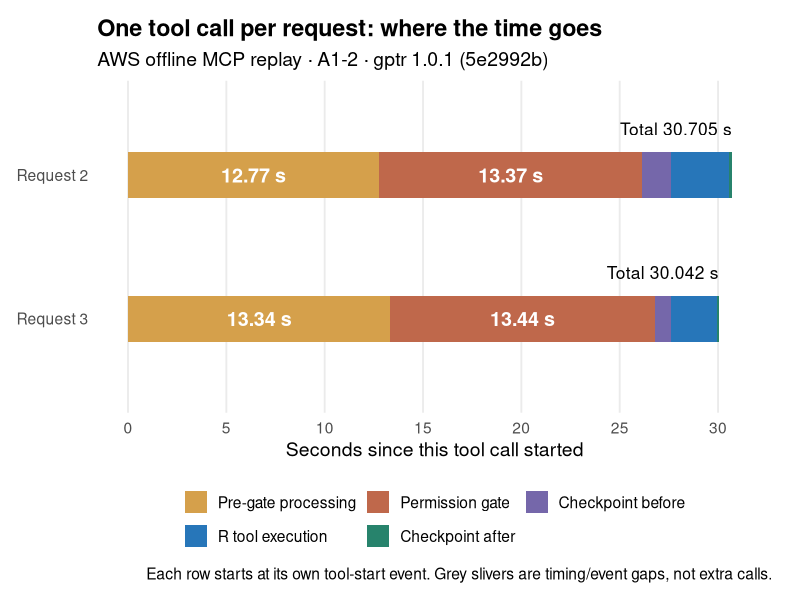
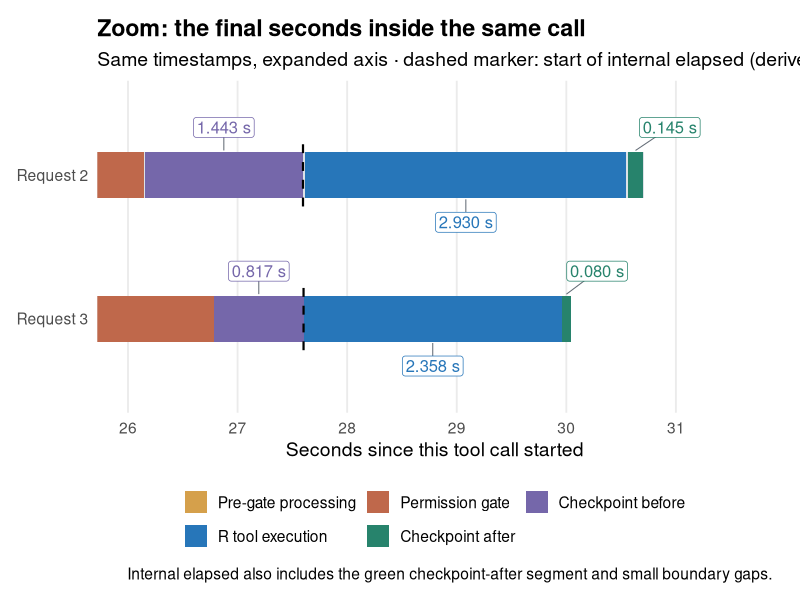

Generate these figures, in order, with R:
library(ggplot2)
a = commandArgs(TRUE)
setwd(a[1])
d = read.csv("micro-phases.csv")
calls = read.csv("micro-calls.csv")
d$y = 4 - d$request
calls$y = 4 - calls$request
colors = c("Pre-gate processing" = "#D5A04B", "Permission gate" = "#BF684B",
 "Checkpoint before" = "#7567AA", "R tool execution" = "#2776B9", "Checkpoint after" = "#27836C")
d$phase = factor(d$phase, levels = names(colors))
d$label = sprintf("%.3f s", d$duration_s)
base = ggplot() +
 geom_rect(data = calls, aes(xmin = 0, xmax = outer_s, ymin = y - .16, ymax = y + .16), fill = "#DDE2E7") +
 geom_rect(data = d, aes(xmin = start_s, xmax = end_s, ymin = y - .16, ymax = y + .16, fill = phase)) +
 scale_fill_manual(values = colors, drop = FALSE) +
 scale_y_continuous(breaks = c(2,1), labels = c("Request 2", "Request 3"), limits = c(.45,2.55)) +
 labs(x = "Seconds since this tool call started", y = NULL, fill = NULL) +
 theme_minimal(base_size = 14) +
 theme(panel.grid.major.y = element_blank(), panel.grid.minor = element_blank(),
  legend.position = "bottom", plot.title = element_text(face = "bold"),
  plot.margin = margin(14,20,12,12)) +
 guides(fill = guide_legend(nrow = 2, byrow = TRUE))
major = subset(d, phase %in% c("Pre-gate processing", "Permission gate"))
overview = base +
 geom_text(data = major, aes(x = (start_s+end_s)/2, y = y, label = sprintf("%.2f s",duration_s)), color = "#FFFFFF", size = 5, fontface = "bold") +
 geom_text(data = calls, aes(x = outer_s, y = y+.32, label = sprintf("Total %.3f s",outer_s)), hjust = 1, size = 4.4) +
 scale_x_continuous(breaks = seq(0,30,5)) + coord_cartesian(xlim = c(0,31.2)) +
 labs(title = "One tool call per request: where the time goes",
 subtitle = "AWS offline MCP replay · A1-2 · gptr 1.0.1 (5e2992b)",
 caption = "Each row starts at its own tool-start event. Grey slivers are timing/event gaps, not extra calls.")
small = subset(d, phase %in% c("Checkpoint before", "R tool execution", "Checkpoint after"))
small$label_x = (small$start_s+small$end_s)/2
small$label_y = small$y + ifelse(small$phase == "R tool execution", -.33, .33)
small$label_x[small$phase == "Checkpoint after"] = small$end_s[small$phase == "Checkpoint after"] + .24
zoom = base +
 geom_segment(data = calls, aes(x = internal_start_s, xend = internal_start_s, y = y-.22, yend = y+.22), linetype = "dashed", linewidth = .75) +
 geom_segment(data = small, aes(x = (start_s+end_s)/2, xend = label_x,
  y = y + ifelse(phase == "R tool execution", -.17, .17), yend = label_y), color = "#626B75", linewidth = .35) +
 geom_label(data = small, aes(x = label_x, y = label_y, label = label, color = phase), fill = "white", size = 4.2, label.padding = grid::unit(.17,"lines"), show.legend = FALSE) +
 scale_color_manual(values = colors, drop = FALSE) +
 scale_x_continuous(breaks = seq(26,31,1)) + coord_cartesian(xlim = c(26,31.6)) +
 labs(title = "Zoom: the final seconds inside the same call",
 subtitle = "Same timestamps, expanded axis · dashed marker: start of internal elapsed (derived)",
 caption = "Internal elapsed also includes the green checkpoint-after segment and small boundary gaps.")
ggsave("micro-gantt.png", overview, width = 12, height = 4.6, dpi = 180, bg = "white")
ggsave("micro-gantt-zoom.png", zoom, width = 12, height = 4.9, dpi = 180, bg = "white")
